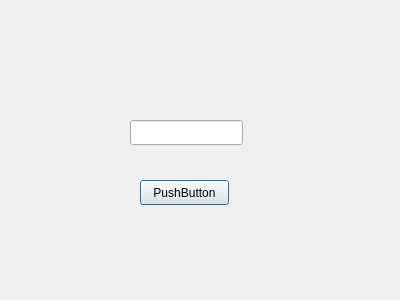
<?xml version="1.0" encoding="UTF-8"?>
<ui version="4.0">
 <class>Dialog</class>
 <widget class="QDialog" name="Dialog">
  <property name="geometry">
   <rect>
    <x>0</x>
    <y>0</y>
    <width>400</width>
    <height>300</height>
   </rect>
  </property>
  <property name="windowTitle">
   <string>Dialog</string>
  </property>
  <widget class="QPushButton" name="pushButton">
   <property name="geometry">
    <rect>
     <x>140</x>
     <y>180</y>
     <width>89</width>
     <height>25</height>
    </rect>
   </property>
   <property name="text">
    <string>PushButton</string>
   </property>
  </widget>
  <widget class="QLineEdit" name="lineEdit">
   <property name="geometry">
    <rect>
     <x>130</x>
     <y>120</y>
     <width>113</width>
     <height>25</height>
    </rect>
   </property>
  </widget>
 </widget>
 <resources/>
 <connections/>
</ui>
